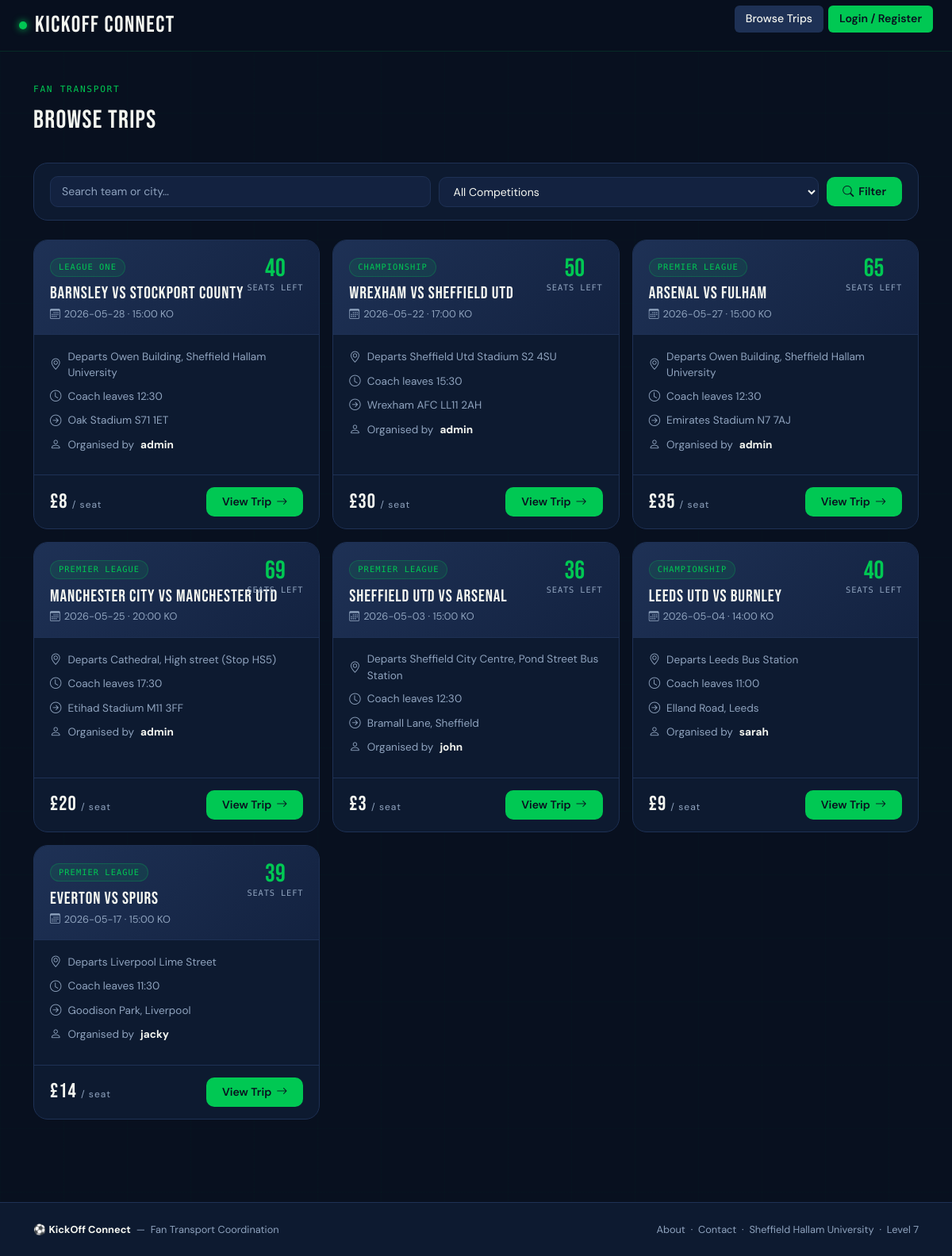
Page /trips/ on the earlier database version.
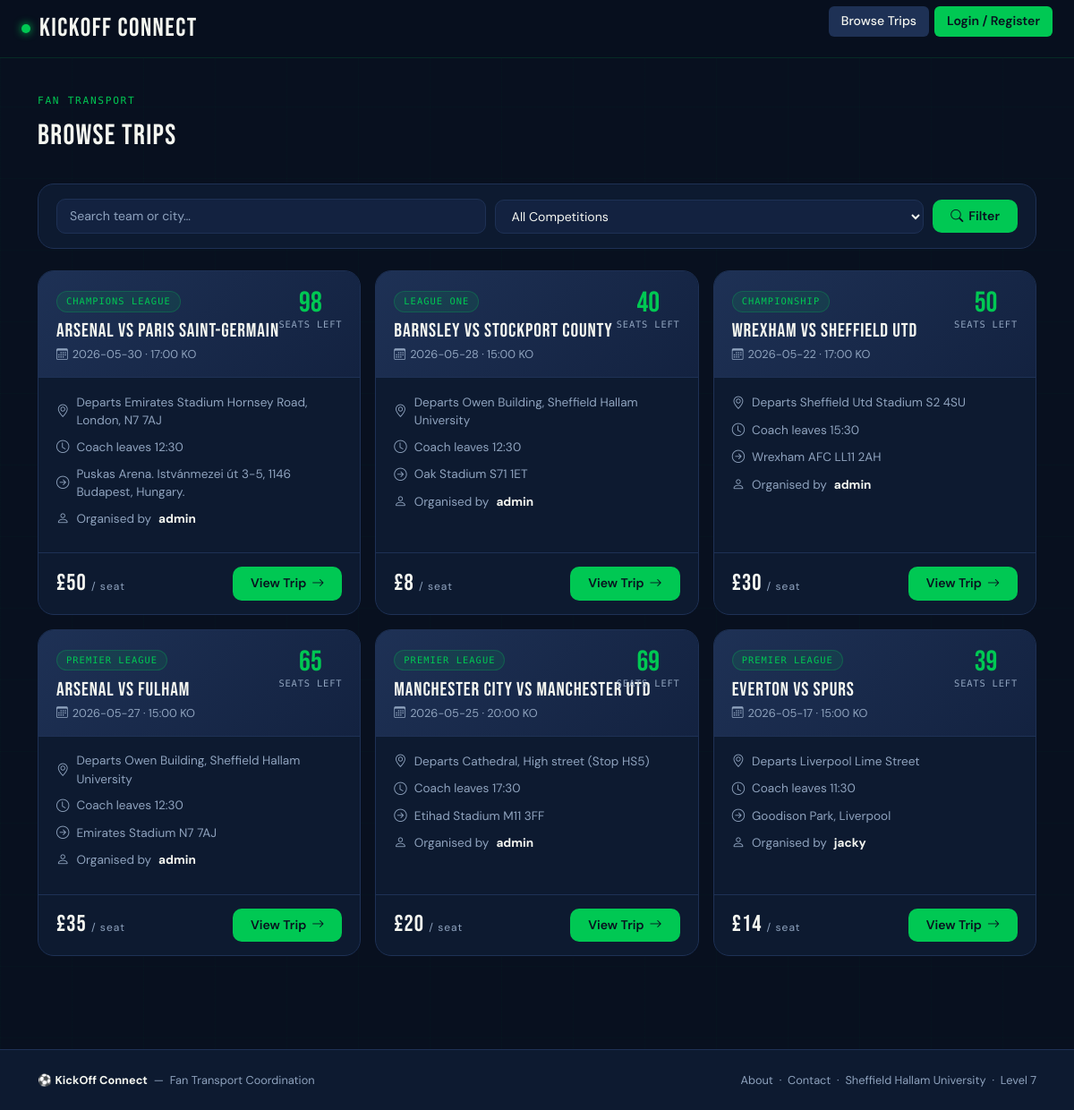
Same page on the later database version.
### tables this page shows
CREATE TABLE trips (
            id INTEGER PRIMARY KEY AUTOINCREMENT,
            user INTEGER NOT NULL,
            match_title TEXT NOT NULL,
            competition TEXT,
            match_date TEXT,
            "kick-off_time" TEXT,
            departure_point TEXT,
            departure_time TEXT,
            destination TEXT,
            total_seats INTEGER NOT NULL,
            price REAL NOT NULL,
            notes TEXT,
            poster TEXT,
            created TIMESTAMP DEFAULT CURRENT_TIMESTAMP,
            FOREIGN KEY (user) REFERENCES users(id)
        );

### app.py (the view)
@app.route('/trips/')
def trips():
    trip_list = get_all_trips()
    return render_template('trips.html', title="Browse Trips", trips=trip_list)

### app.py (called while the page is built)
@app.context_processor
def inject_csrf_token():
    return dict(csrf_token=generate_csrf())

@app.context_processor
def inject_site_name():
    return dict(siteName=siteName)

@app.template_filter()
def get_username(user_id):
    user = get_user_by_id(user_id)
    return user['username'] if user else 'Unknown'

@app.template_filter()
def seats_remaining(trip_id, total):
    booked = get_seats_booked_for_trip(trip_id)
    return total - booked

### db/db.py (called while the page is built)
def get_db():
    conn = sqlite3.connect(DATABASE)
    conn.row_factory = sqlite3.Row
    return conn

def get_user_by_id(user_id):
    conn = get_db()
    cur = conn.cursor()
    cur.execute('SELECT * FROM users WHERE id = ?', (user_id,))
    user = cur.fetchone()
    conn.close()
    return user

def get_all_trips(limit=None, order_by='created DESC'):
    conn = get_db()
    cur = conn.cursor()
    query = f'SELECT * FROM trips ORDER BY {order_by}'
    if limit:
        query += f' LIMIT {limit}'
    cur.execute(query)
    trips = cur.fetchall()
    conn.close()
    return trips

### templates/trips.html (shortened to what this page needs)
{% extends "base.html" %}
{% block content %}
<div class="kc-section">
  <div class="container">
    <div class="d-flex justify-content-between align-items-end mb-4">
      <div>
        <div class="section-label">Fan Transport</div>
        <div class="section-title">Browse Trips</div>
      </div>
    </div>
    <div class="filter-bar">
      <input type="text" id="tripSearch" placeholder="Search team or city…">
      <select id="compFilter">
        <option value="">All Competitions</option>
      </select>
      <button class="btn-kc" onclick="filterTrips()"><i class="bi bi-search"></i> Filter</button>
    </div>
    {% if trips %}
      <div class="row g-3" id="tripGrid">
        {% for trip in trips %}
          {% set remaining = trip['id']|seats_remaining(trip['total_seats']) %}
          <div class="col-md-6 col-xl-4 trip-card-col"
               data-title="{{ trip['match_title'] | lower }}"
               data-departure="{{ trip['departure_point'] | lower }}"
               data-dest="{{ trip['destination'] | lower }}"
               data-comp="{{ trip['competition'] }}">
            <a href="{{ url_for('trip', id=trip['id']) }}" class="trip-card">
              <div class="trip-card-header">
                <div class="match-badge">{{ trip['competition'] }}</div>
                <div class="match-title">{{ trip['match_title'] }}</div>
                <div class="match-date"><i class="bi bi-calendar3"></i> {{ trip['match_date'] }} &middot; {{ trip['kick-off_time'] }} KO</div>
                <div class="seats-indicator">
                  {% if remaining == 0 %}
                    <div class="seats-number full">0</div>
                    <div class="seats-label">fully booked</div>
                  {% elif remaining <= 5 %}
                    <div class="seats-number low">{{ remaining }}</div>
                    <div class="seats-label">seats left</div>
                  {% else %}
                    <div class="seats-number">{{ remaining }}</div>
                    <div class="seats-label">seats left</div>
                  {% endif %}
                </div>
              </div>
              <div class="trip-card-body">
                <div class="trip-meta-row"><i class="bi bi-geo-alt"></i> Departs {{ trip['departure_point'] }}</div>
                <div class="trip-meta-row"><i class="bi bi-clock"></i> Coach leaves {{ trip['departure_time'] }}</div>
                <div class="trip-meta-row"><i class="bi bi-arrow-right-circle"></i> {{ trip['destination'] }}</div>
                <div class="trip-meta-row"><i class="bi bi-person"></i> Organised by <strong style="color:var(--chalk);">{{ trip['user'] | get_username }}</strong></div>
              </div>
              <div class="trip-card-footer">
                <div class="price-tag">£{{ "%.0f"|format(trip['price']) }} <span>/ seat</span></div>
                {% if remaining == 0 %}
                  <span class="btn-kc-outline" style="opacity:0.5;cursor:not-allowed;">Fully Booked</span>
                {% else %}
                  <span class="btn-kc">View Trip <i class="bi bi-arrow-right"></i></span>
                {% endif %}
              </div>
            </a>
          </div>
        {% endfor %}
      </div>
    {% endif %}
  </div>
</div>
{% endblock %}

Differences in the rows shown:
removed trips: competition "PREMIER LEAGUE", match_title "Sheffield Utd vs Arsenal", match_date "2026-05-03", trip "15:00", remaining "36", departure_point "Sheffield City Centre, Pond Street Bus Station", departure_time "12:30", destination "Bramall Lane, Sheffield", user|get_username "john", price "3"
removed trips: competition "CHAMPIONSHIP", match_title "Leeds Utd vs Burnley", match_date "2026-05-04", trip "14:00", total_seats "40", departure_point "Leeds Bus Station", departure_time "11:00", destination "Elland Road, Leeds", user|get_username "sarah", price "9"
added trips: competition "CHAMPIONS LEAGUE", match_title "Arsenal Vs Paris Saint-Germain", match_date "2026-05-30", trip "17:00", remaining "98", departure_point "Emirates Stadium Hornsey Road, London, N7 7AJ", departure_time "12:30", destination "Puskas Arena. Istvánmezei út 3-5, 1146 Budapest, Hungary.", user|get_username "admin", price "50"
